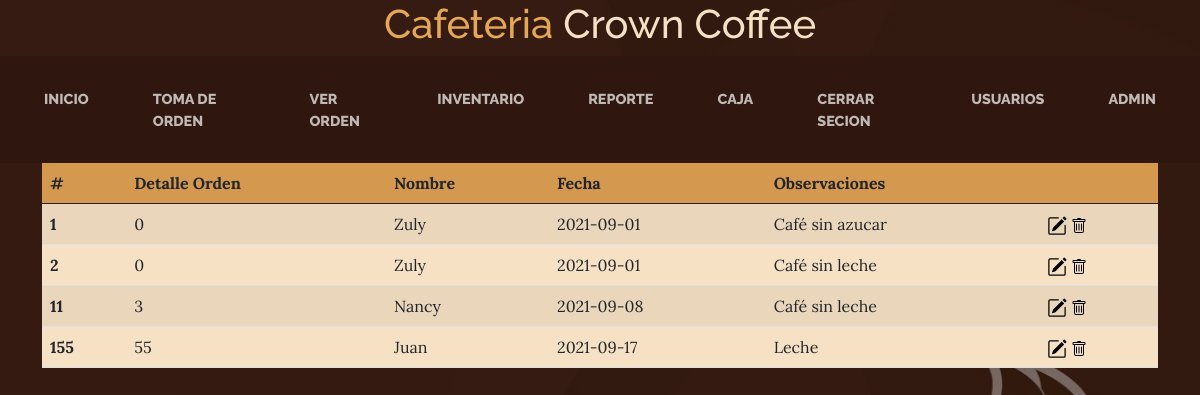
The app's page /factura.php (signed in) with its own data.
### tables this page shows
CREATE TABLE `factura` (
  `id_factura` int(11) NOT NULL,
  `id_detalle_orden` int(11) NOT NULL,
  `nombre` varchar(250) NOT NULL,
  `fecha` date NOT NULL,
  `observaciones` varchar(250) NOT NULL
);

### factura.php (the view, shortened to what this page needs)
<?php
    include("db.php");
    $categoria = "SELECT * FROM factura";
?>
<!DOCTYPE html>
<html lang="en">
    <head>
        <link href="css/styles.css" rel="stylesheet" />
    </head>
    <body>
        <header>
            <h1 class="site text-center text-faded d-none d-lg-block">
                <span class="site-heading-upper text-primary mb-3">Cafeteria</span>
                <span class="site-heading-lower">Crown Coffee</span>
            </h1>
        </header>
        <?php
            if($_SESSION['permiso']== 'Administrador'){
                include 'headerAdmin.php';
            }else{
                include 'headerAux.php';
            }
        ?>
    <div class="container-sm ">
        <table class="table table-striped">
        <thead class="cta">
            <tr>
                <th scope="col">#</th>
                <th scope="col">Detalle Orden</th>
                <th scope="col">Nombre</th>
                <th scope="col">Fecha</th>
                <th scope="col">Observaciones</th> <th>
            </tr>
        </thead>
        <tbody class="bg-faded">
            <?php
                $resultado = mysqli_query($conexion, $categoria);
                while($row=mysqli_fetch_assoc($resultado)){
            ?>
            <tr>
                <th scope="row"><?php echo $row["id_factura"] ?></th>
                <td><?php echo $row["id_detalle_orden"] ?></td>
                <td><?php echo $row["nombre"] ?></td>
                <td><?php echo $row["fecha"] ?></td>
                <td><?php echo $row["observaciones"] ?></td>
                <td> <img class="d-line" src="img/pencil-square.svg" alt=""> <img class="d-inline" src="img/trash.svg" alt=""> </td>
            </tr>
            <?php
                }
            ?>
        </tbody>
    </table>
    </div>
    </body>
</html>

### records on screen
factura: id_factura "1", id_detalle_orden "0", nombre "Zuly", fecha "2021-09-01", observaciones "Café sin azucar"
factura: id_factura "2", id_detalle_orden "0", nombre "Zuly", fecha "2021-09-01", observaciones "Café sin leche"
factura: id_factura "11", id_detalle_orden "3", nombre "Nancy", fecha "2021-09-08", observaciones "Café sin leche"
factura: id_factura "155", id_detalle_orden "55", nombre "Juan", fecha "2021-09-17", observaciones "Leche"

### other values on screen
$_SESSION['usuario'] "ADMIN"
